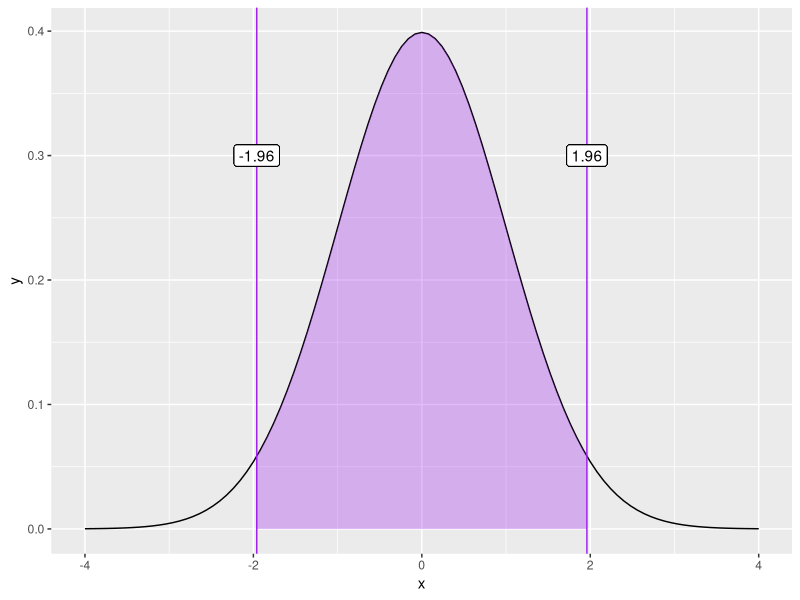
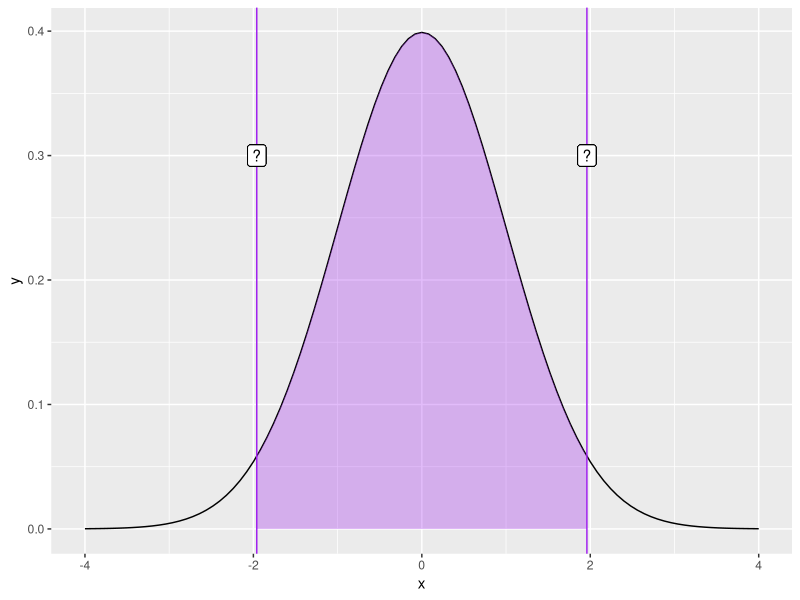
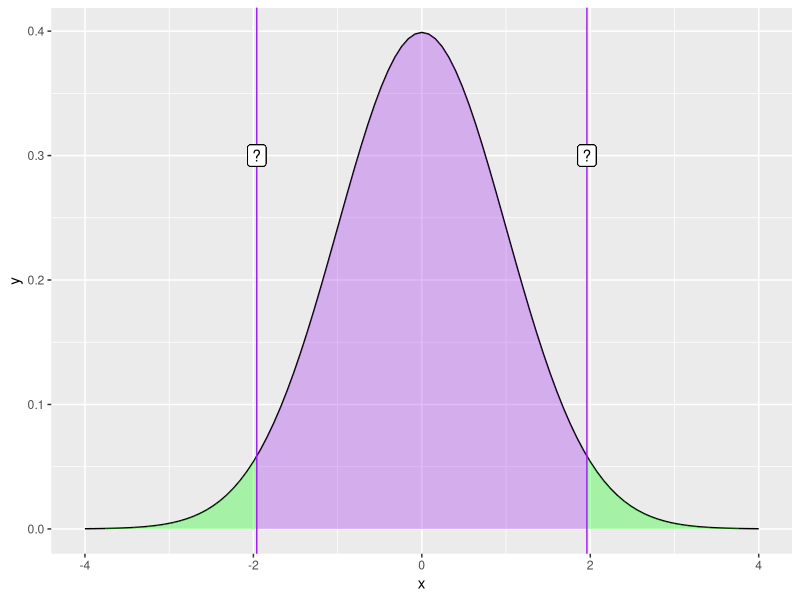
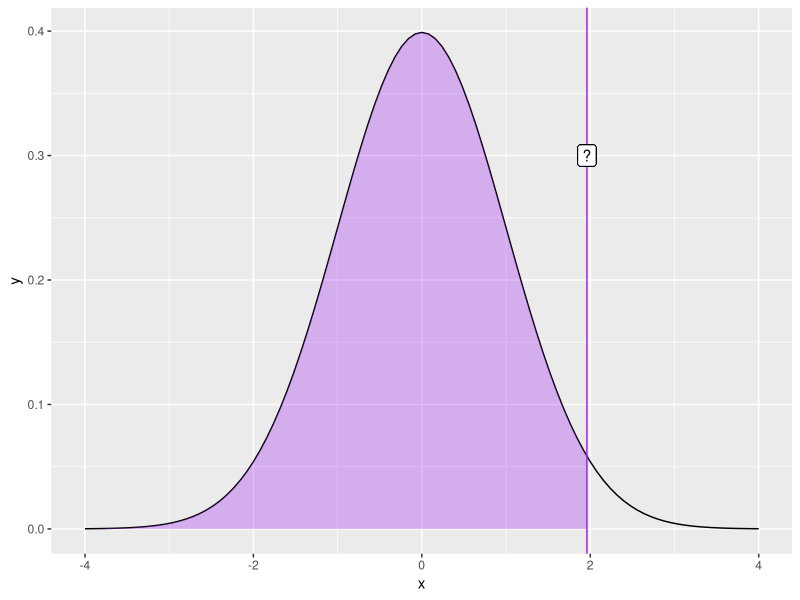
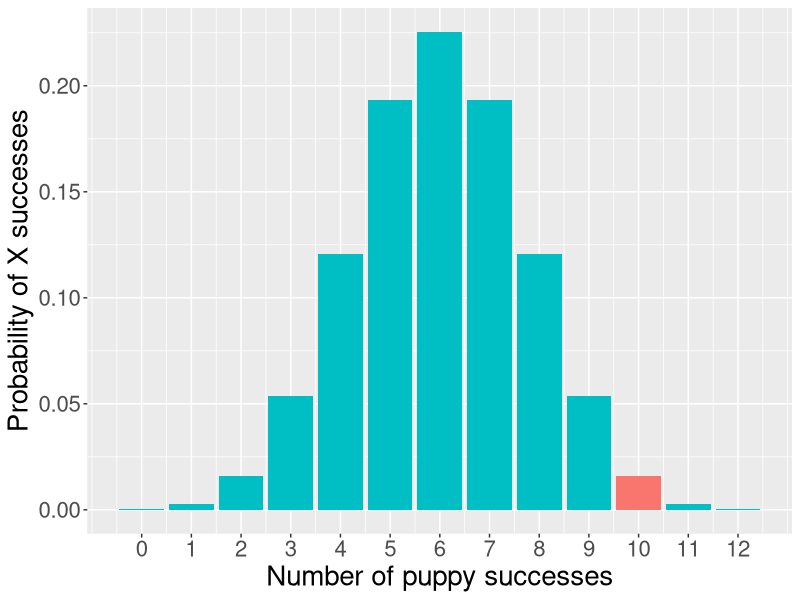
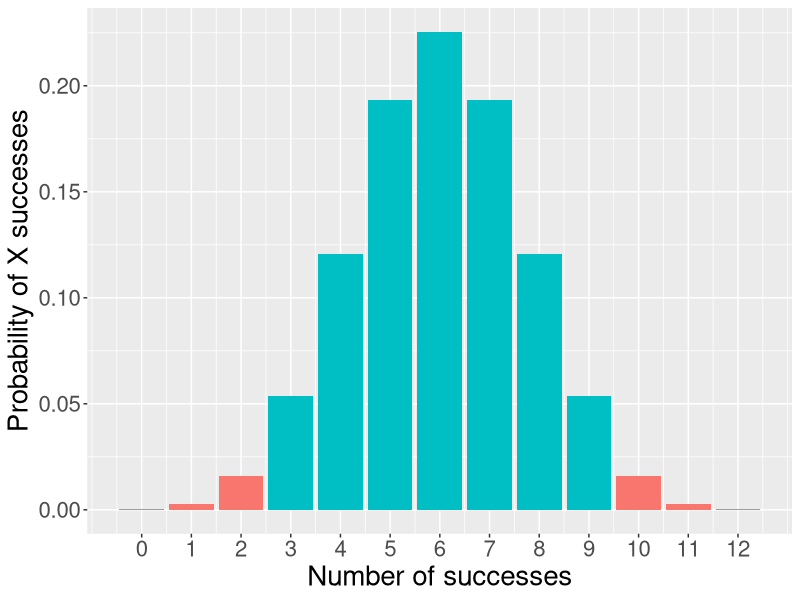
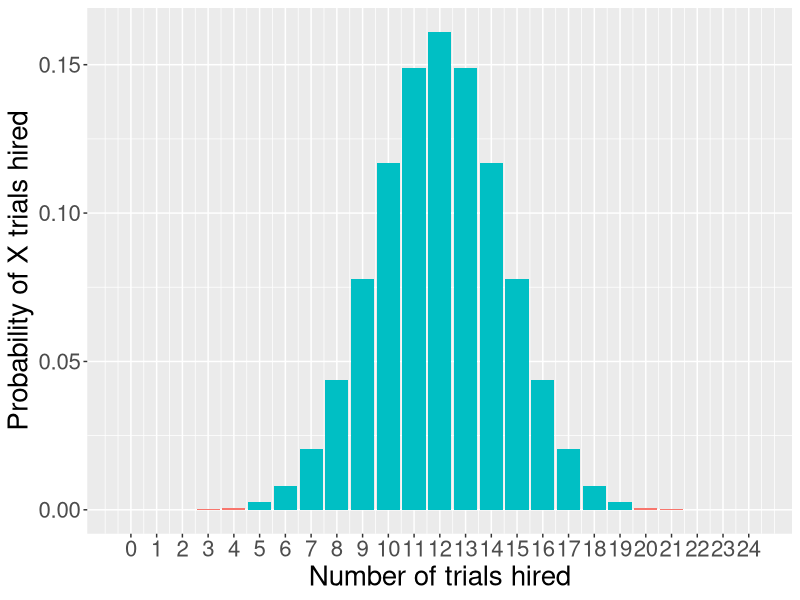
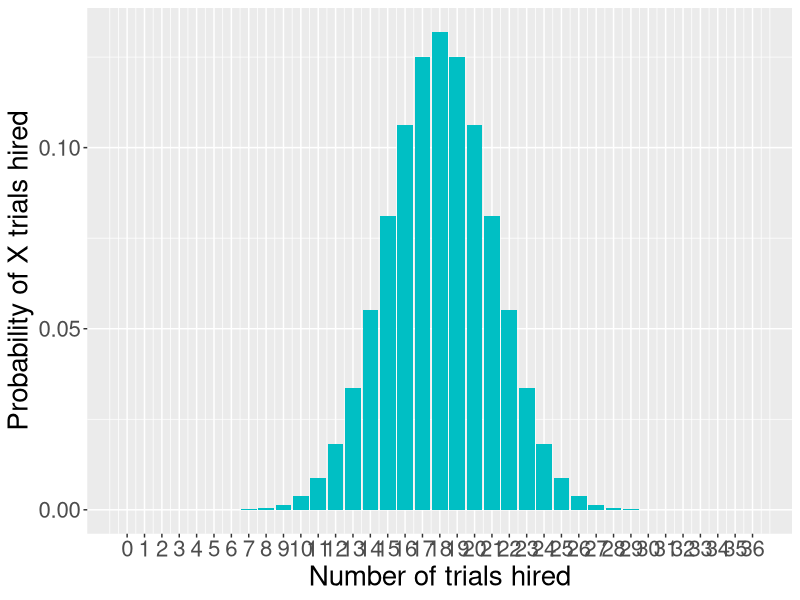

These charts were generated, in order, by the following R code: (Note: this script raises an error after producing the figures.)
## ---- chunk 1
library(tidyverse)
## ---- chunk 2
#| code-fold: true
#| 
ggplot(data.frame(x = seq(-4, 4)), aes(x)) +
  stat_function(fun = function(x) dnorm(x)) +
  stat_function(fun = function(x) dnorm(x),
                xlim = c(-1.96, 1.96), geom = "area", fill = "purple", alpha = .3) +
  geom_vline(aes(xintercept = 1.96), color = "purple")+
  geom_vline(aes(xintercept = -1.96), color = "purple") +
  geom_label(aes(x = 1.96, y = .3, label = "1.96"))+
  geom_label(aes(x = -1.96, y = .3, label = "-1.96"))
## ---- chunk 3
#| code-fold: true
ggplot(data.frame(x = seq(-4, 4)), aes(x)) +
  stat_function(fun = function(x) dnorm(x)) +
  stat_function(fun = function(x) dnorm(x),
                xlim = c(-1.96, 1.96), geom = "area", fill = "purple", alpha = .3) +
  geom_vline(aes(xintercept = 1.96), color = "purple")+
  geom_vline(aes(xintercept = -1.96), color = "purple") +
  geom_label(aes(x = 1.96, y = .3, label = "?"))+
  geom_label(aes(x = -1.96, y = .3, label = "?"))
## ---- chunk 4
#| code-fold: true
ggplot(data.frame(x = seq(-4, 4)), aes(x)) +
  stat_function(fun = function(x) dnorm(x)) +
  stat_function(fun = function(x) dnorm(x),
                xlim = c(-1.96, 1.96), geom = "area", fill = "purple", alpha = .3) +
  stat_function(fun = function(x) dnorm(x),
                xlim = c(-4, -1.96), geom = "area", fill = "green", alpha = .3) +
  stat_function(fun = function(x) dnorm(x),
                xlim = c(4, 1.96), geom = "area", fill = "green", alpha = .3) +
  geom_vline(aes(xintercept = 1.96), color = "purple")+
  geom_vline(aes(xintercept = -1.96), color = "purple") +
  geom_label(aes(x = 1.96, y = .3, label = "?"))+
  geom_label(aes(x = -1.96, y = .3, label = "?"))
## ---- chunk 5
#| code-fold: true
ggplot(data.frame(x = seq(-4, 4)), aes(x)) +
  stat_function(fun = function(x) dnorm(x)) +
  stat_function(fun = function(x) dnorm(x),
                xlim = c(-4, 1.96), geom = "area", fill = "purple", alpha = .3) +
  geom_vline(aes(xintercept = 1.96), color = "purple")+
  geom_label(aes(x = 1.96, y = .3, label = "?"))
## ---- chunk 6
qnorm(.975)
## ---- chunk 7
dbinom(10, size = 12, prob = .5)
## ---- chunk 8
#| code-fold: true

trial = 0:12
data.frame(trial = trial, d = dbinom(trial, size = 12, prob = .5), 
           color = ifelse(trial == 10, "1", "2")) %>%
  ggplot(aes(x = trial, y = d, fill = color)) +
  geom_bar(stat = "identity") + 
  guides(fill = "none")+
  scale_x_continuous("Number of puppy successes", breaks = c(0:12))+
  scale_y_continuous("Probability of X successes") +
  theme(text = element_text(size = 20))
  
## ---- chunk 9
#| code-fold: true
data.frame(trials = trial, d = dbinom(trial, size = 12, prob = .5), 
           color = ifelse(trial %in% c(0,1,2, 10,11,12), "1", "2")) %>%
  ggplot(aes(x = trials, y = d, fill = color)) +
  geom_bar(stat = "identity") + 
  guides(fill = "none")+
  scale_x_continuous("Number of successes", breaks = c(0:12))+
  scale_y_continuous("Probability of X successes") +
  theme(text = element_text(size = 20))
## ---- chunk 10
#| code-fold: true
data.frame(trials = 0:24, 
           d = dbinom(0:24, size = 24, prob = .5), 
           color = ifelse(0:24 %in% c(0:4, 20:24), "1", "2")) %>%
  ggplot(aes(x = trials, y = d, fill = color)) +
  geom_bar(stat = "identity") + 
  guides(fill = "none")+
  scale_x_continuous("Number of trials hired", breaks = c(0:24))+
  scale_y_continuous("Probability of X trials hired") +
  theme(text = element_text(size = 20))
## ---- chunk 11
#| code-fold: true
data.frame(trials = 0:36, 
           d = dbinom(0:36, size = 36, prob = .5), 
           color = ifelse(0:36 %in% c(0:6, 30:36), "1", "2")) %>%
  ggplot(aes(x = trials, y = d, fill = color)) +
  geom_bar(stat = "identity") + 
  guides(fill = "none")+
  scale_x_continuous("Number of trials hired", breaks = c(0:36))+
  scale_y_continuous("Probability of X trials hired") +
  theme(text = element_text(size = 20))
## ---- chunk 12
#| code-fold: true
gg_color_hue <- function(n) {
  hues = seq(15, 375, length = n + 1)
  hcl(h = hues, l = 65, c = 100)[1:n]
}

colors = gg_color_hue(2)

data.frame(x = seq(-4,4)) %>%
  ggplot(aes(x=x)) +
  stat_function(fun = function(x) dnorm(x), geom = "area", fill = colors[2])+
  stat_function(fun = function(x) dnorm(x), xlim = c(-4, -2.32), geom = "area", fill = colors[1])+
  stat_function(fun = function(x) dnorm(x), xlim = c(2.32, 4), geom = "area", fill = colors[1])+
  geom_hline(aes(yintercept = 0)) +
  scale_x_continuous(breaks = NULL)+
  labs(x = "successes",
       y = "Probability of X successes") +
  theme(text = element_text(size = 20))
## ---- chunk 13
#| code-fold: true
## ---- chunk 14
#| code-fold: true
data.frame(x = seq(0,100)) %>%
  ggplot(aes(x=x)) +
  stat_function(fun = function(x) dnorm(x, mean = 50, sd = 18.88/sqrt(10)), 
                geom = "area", fill = "purple", alpha = .5) +
  stat_function(fun = function(x) dnorm(x, mean = 50, sd = 18.88/sqrt(5)), 
                geom = "area", fill = "red", alpha = .5) +
  stat_function(fun = function(x) dnorm(x, mean = 50, sd = 18.88/sqrt(2)), 
                geom = "area", fill = "blue", alpha = .5) +
      labs(title = as.expression(bquote("Population"~mu~"=50"~sigma~"=5.97")),
           x = "Average proportion of successes",
           y = NULL)  +
  theme(text = element_text(size = 20))
## ---- chunk 15
#| code-fold: true

sem = 18.88/sqrt(10)
data.frame(x = seq(0,100)) %>%
  ggplot(aes(x=x)) +
  stat_function(fun = function(x) dnorm(x, mean = 50, sd = sem), 
                geom = "area", alpha = .75) +
      labs(title = as.expression(bquote("Population"~mu~"=50"~sigma~"=5.97")),
           x = "Average proportion of successes",
           y = NULL)  +
  theme(text = element_text(size = 20))
## ---- chunk 16
#| code-fold: true
data.frame(x = seq(0,100)) %>%
  ggplot(aes(x=x)) +
  stat_function(fun = function(x) dnorm(x, mean = 50, sd = 18.88/sqrt(10)), 
                geom = "area") +
  stat_function(fun = function(x) dnorm(x, mean = 50, sd = 18.88/sqrt(10)), 
                geom = "area", xlim = c(0, 35.81), fill = colors[1]) +
  stat_function(fun = function(x) dnorm(x, mean = 50, sd = 18.88/sqrt(10)), 
                geom = "area", xlim = c(64.19, 100), fill = colors[1]) +
  geom_vline(aes(xintercept = 64.19), color = "purple") +
      labs(title = as.expression(bquote("Population"~mu~"=50"~sigma~"=5.97")),
           x = "Average proportion of successes",
           y = NULL)  +
  theme(text = element_text(size = 20))
## ---- chunk 17
#| code-fold: true
M = 50
s = 18.88
N = 10
X = 69.41

sem = s/sqrt(N)

z = (X-M)/sem
## ---- chunk 18
pnorm(-3.25) + pnorm(3.25, lower.tail = F)
pnorm(-3.25)*2
p = pnorm(-3.25)*2

## ---- chunk 19
knitr::include_graphics("images/halloween.jpeg")
